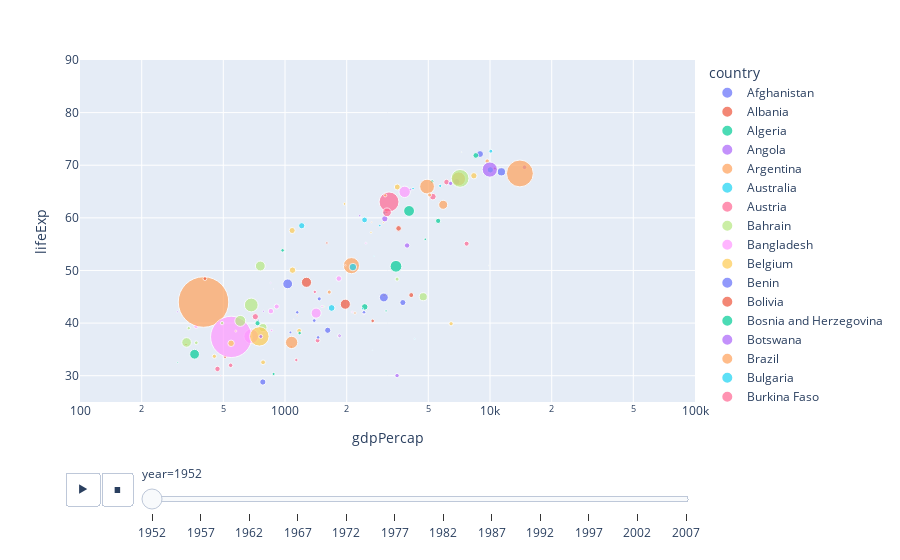

Here is the notebook cell this chart was saved with:
### Code cell
px.scatter(data,
           x="gdpPercap",
           y="lifeExp",
           animation_frame="year",
           animation_group="country",
           size="pop",
           color="country",
           hover_name="country",
           log_x=True,
           size_max=55,
           range_x=[100,100000],
           range_y=[25,90]
          )
